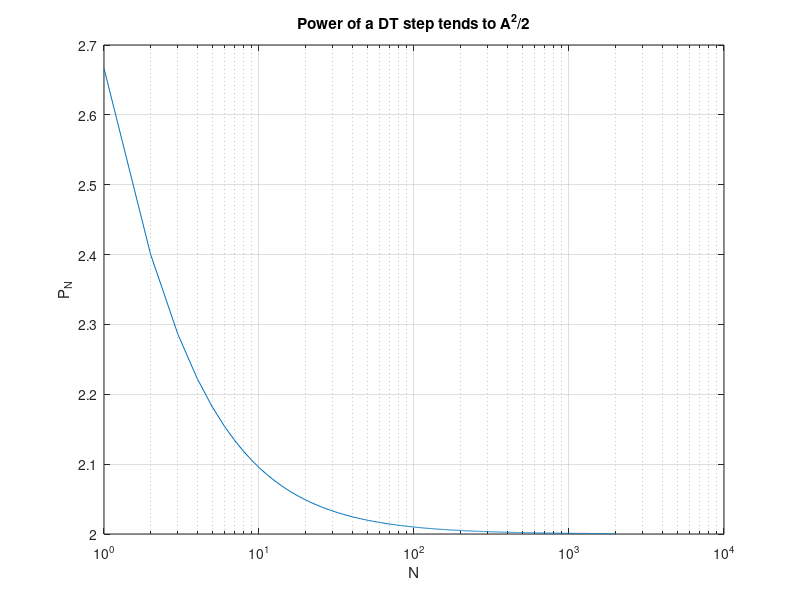

The MATLAB script that drew this image:
% Signals and Systems — Energy and Power Signals
%title: Energy and Power, Numerically
%ar-title: الطاقة والقدرة عدديًا
%lesson: ss-ch1-3
%course: signals-systems

%% Energy of A e^(-at) u(t)
%ar: E = ∫|x|² dt. integral يحسب التكامل عدديًا حتى ∞ (Inf). نقارن بالقانون A²/(2a).
A = 2; a = 3;
E = integral(@(t) (A*exp(-a*t)).^2, 0, Inf);
fprintf('E numerical = %.6f, formula A^2/(2a) = %.6f\n', E, A^2/(2*a))
%check: abs(E - A^2/(2*a)) < 1e-8

%% Average power of a cosine
%ar: P = متوسط |x|² على دورة. للجيبية: A²/2 مهما كان التردد والطور.
w0 = 5; th = 0.7; T0 = 2*pi/w0;
P = integral(@(t) (A*cos(w0*t + th)).^2, 0, T0) / T0;
fprintf('P = %.6f, A^2/2 = %g\n', P, A^2/2)
%check: abs(P - A^2/2) < 1e-9

%% A discrete step: energy grows, power settles
%ar: x[n] = A للـ n ≥ 0. نحسب E و P على نوافذ متزايدة N: الطاقة تكبر بلا حد، والقدرة تقترب من A²/2.
Ns = [10 100 1000 10000];
for N = Ns
    EN = A^2*(N + 1); PN = EN/(2*N + 1);
    fprintf('N = %5d: E_N = %8g, P_N = %.5f\n', N, EN, PN)
end
N = 1:2000; semilogx(N, A^2*(N + 1)./(2*N + 1)); grid on; xlabel('N'); ylabel('P_N'); title('Power of a DT step tends to A^2/2')

%%! Project idea: classify any recorded signal
%ar: مشروع: دالة تأخذ عيّنات إشارة طويلة وتقدّر الطاقة والقدرة على نوافذ متزايدة، وتقول: طاقة (E ثابتة) أم قدرة (P ثابتة). جربها على صوت أو اهتزاز مسجل.
t = linspace(0, 50, 50001); dt = t(2) - t(1);
for k = 1:2
    if k == 1, x = exp(-t); nm = 'exp(-t)'; else, x = cos(2*t); nm = 'cos(2t)'; end
    E1 = sum(x(t <= 25).^2)*dt; E2 = sum(x.^2)*dt;
    if abs(E2 - E1) < 1e-3*E2, s = 'energy signal'; else, s = 'power signal'; end
    fprintf('%-8s E(25) = %8.3f, E(50) = %8.3f -> %s\n', nm, E1, E2, s)
end
